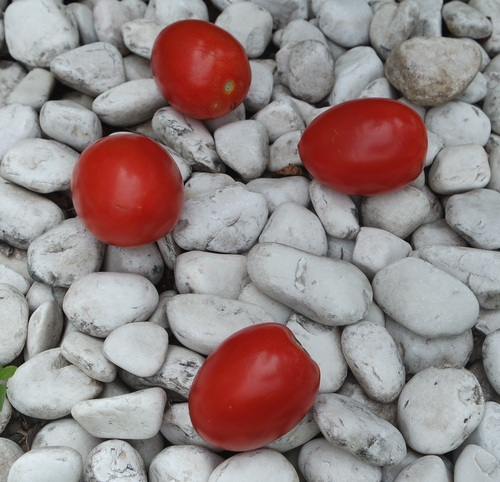
#> input picture jitomates.png, 500 x 482 px
$ python examen.py
#> lines starting #> are read from the running program, lines starting #| are printed output that depends on the picture; after the words box and inside, x2 and y2 are one past the last pixel; in counts of white or black regions, pixels touching at a corner belong together
#Tinoco Videgaray Sergio Ernesto
#5BV1 - INTELIGENCIA ARTIFICIAL

import numpy as np
import matplotlib.pyplot as plt
import cv2 as cv
from scipy.spatial import distance
from operator import indexOf
import math


def crearGrupos(valores_pixel,k,l,n):
    grupos=[]
    #Asigno los grupos de la primer iteracion
    for i in range(k-1):
        grupos.append(np.append(valores_pixel[(l*i):(l*(i+1)),:],np.full((l,1),i),axis=1))
    grupos.append(np.append(valores_pixel[l*(k-1):,:],np.full(((l+n%k),1),k-1),axis=1))
    return grupos

def calcularCentroides(grupos,matriz,k):
    means=matriz   #Matriz de los centroides
    #Calcular medias (centroides)
    for i in range(k):
        for j in range(3):
            #Promedio de cada columna donde el grupo coincida con el cluster
            means[i][j]=np.mean(grupos[:,j][grupos[:,3]==i])
    return means

def calcularDistancias(valores_pixel,centroides,n,k):
    distancias=np.zeros((len(valores_pixel),k)) #Matriz de distancias de los pixeles a los grupos
    indices=np.zeros((len(valores_pixel),1))    #Arreglo de los indices con la menor distancia
    for i in range(n):
        for j in range(k):
            distancias[i][j]=distance.euclidean(valores_pixel[i],centroides[j])
        indices[i]=indexOf(distancias[i],min(distancias[i]))  #Indice del valor menor
    return indices

def clustering(valores_pixel,k):


    n=len(valores_pixel)
    l=(n//k)        #Division entera

    #Crear grupos
    grupos=crearGrupos(valores_pixel,k,l,n)


    #Juntar los grupos en una matriz

    grupos=np.vstack(grupos)

    for i in range(2):  #Iterar 5 veces
        #Calculo los centroides
        centroides=calcularCentroides(grupos,np.zeros((k,3)),k)

        #Calcular distancias de pixeles a cada centroide
        nuevosGpos=calcularDistancias(valores_pixel,centroides,n,k)

        #Reasignar grupos
        for j in range(n):
            grupos[j,3]=nuevosGpos[j]

    #graficarClusters(grupos,centroides,k)
    #Reasignar los valores al de los centroides
    for i in range(k):
        grupos[:,:-1][grupos[:,3]==i]=centroides[i]

    return grupos[:,:-1]

def graficarClusters(img_grupos,centroides,k):

    fig=plt.figure(figsize=(8,8))
    ax=fig.add_subplot(projection="3d")

    colores=['blue','red','green','cyan','yellow','orange','black','pink','brown','purple','olive','#AEBF00','#006E9A','#1818CE','#F6D21C','#A83314']
    #Graficar clusters
    for i in range(k):
        ax.scatter(img_grupos[:,0][img_grupos[:,3]==i],img_grupos[:,1][img_grupos[:,3]==i],img_grupos[:,2][img_grupos[:,3]==i],s=0.5,c=colores[i],label="Color %s" %str(i+1))
    ax.scatter(centroides[:,0],centroides[:,1],centroides[:,2],s=100,c="purple",marker="*")
    plt.title("Clustering de colores")
    plt.xlabel("Canal R")
    plt.ylabel("Canal G")
    ax.set_zlabel("Canal B")
    plt.show()

def K_means(imagen):
    #Obtencion de los canales RGB
    b,g,r=cv.split(imagen)
    b=b.reshape(-1)
    g=g.reshape(-1)
    r=r.reshape(-1)

    k=5    #Numero de clusters
    #Convertir en arreglo de ternas
    valores_pixel=np.array(list(zip(r,g,b)))
    #Aplicar el clustering a los pixeles
    img_segmentada=clustering(valores_pixel,k)
    criteria = (cv.TERM_CRITERIA_EPS + cv.TERM_CRITERIA_MAX_ITER, 10, 1.0)
    ret,label,center=cv.kmeans(np.float32(imagen.reshape((-1,3))),k,None,criteria,10,cv.KMEANS_PP_CENTERS)
    center =np.uint8(center)


    #Redimensionar imagen segmentada
    res = center[label.flatten()]
    img_segmentada = res.reshape((imagen.shape))
    return img_segmentada

def segmentarImagen(imagen):

    #Aplicar Kmeans
    img_kmeans=K_means(imagen)

    img=cv.cvtColor(img_kmeans,cv.COLOR_BGR2RGB)

    gray = cv.cvtColor(img,cv.COLOR_BGR2GRAY)
    ret, thresh = cv.threshold(gray,0,255,cv.THRESH_BINARY_INV+cv.THRESH_OTSU)
    #Eliminar ruido
    kernel = np.ones((3,3),np.uint8)
    opening = cv.morphologyEx(thresh,cv.MORPH_OPEN,kernel, iterations = 2)
    #Remarcar fondo
    sure_bg = cv.dilate(opening,kernel,iterations=4)
    #Remarcar primer plano
    dist_transform = cv.distanceTransform(opening,cv.DIST_L2,5)
    ret, sure_fg = cv.threshold(dist_transform,0.7*dist_transform.max(),255,0)
    # Regiones sin conocer
    sure_fg = np.uint8(sure_fg)
    unknown = cv.subtract(sure_bg,sure_fg)


    ret, markers = cv.connectedComponents(sure_fg)
    markers = markers+1
    markers[unknown==255] = 0

    #Aplicar watershed
    markers = cv.watershed(img,markers)
    img[markers == -1] = [0,0,255]
    img=cv.cvtColor(img,cv.COLOR_RGB2BGR)

    cv.imshow("Imagen Segmentada usando Kmeans",img_kmeans)
    cv.waitKey(0)

    cv.imshow("Imagen Segmentada usando Watershed",img)
    cv.waitKey(0)

    #Remarcar bordes
    rows,cols,_=imagen.shape
    imagen_bordes=np.zeros((rows,cols))
    for i in range(rows):
        for j in range(cols):
            if(markers[i][j]==-1):
                if(i==0 or i==rows-1 or j==0 or j==cols-1):
                    markers[i][j]=1
                else:
                    imagen_bordes[i][j]=255

    return imagen_bordes

def trazarJitomate(img,pixel_inicial):
    pixeles=[]
    pixel_actual=pixel_inicial
    pixeles.append(pixel_actual)
    k=1
    while(1):
        ban=0
        #Recorrer vecinos y verificar que no sean repetidos
        if(img[pixel_actual[0]+k][pixel_actual[1]+k]==255 and not (pixel_actual[0]+k,pixel_actual[1]+k) in pixeles):
            pixeles.append((pixel_actual[0]+k,pixel_actual[1]+k))
            prox_pixel=(pixel_actual[0]+k,pixel_actual[1]+k)
            ban=1
        if(img[pixel_actual[0]-k][pixel_actual[1]-k]==255 and not (pixel_actual[0]-k,pixel_actual[1]-k) in pixeles):
            pixeles.append((pixel_actual[0]-k,pixel_actual[1]-k))
            prox_pixel=(pixel_actual[0]-k,pixel_actual[1]-k)
            ban=1
        if(img[pixel_actual[0]+k][pixel_actual[1]-k]==255 and not (pixel_actual[0]+k,pixel_actual[1]-k) in pixeles):
            pixeles.append((pixel_actual[0]+k,pixel_actual[1]-k))
            prox_pixel=(pixel_actual[0]+k,pixel_actual[1]-k)
            ban=1
        if(img[pixel_actual[0]-k][pixel_actual[1]+k]==255 and not (pixel_actual[0]-k,pixel_actual[1]+k) in pixeles):
            pixeles.append((pixel_actual[0]-k,pixel_actual[1]+k))
            prox_pixel=(pixel_actual[0]-k,pixel_actual[1]+k)
            ban=1
        if(img[pixel_actual[0]+k][pixel_actual[1]]==255 and not (pixel_actual[0]+k,pixel_actual[1]) in pixeles):
            pixeles.append((pixel_actual[0]+k,pixel_actual[1]))
            prox_pixel=(pixel_actual[0]+k,pixel_actual[1])
            ban=1
        if(img[pixel_actual[0]-k][pixel_actual[1]]==255 and not (pixel_actual[0]-k,pixel_actual[1]) in pixeles):
            pixeles.append((pixel_actual[0]-k,pixel_actual[1]))
            prox_pixel=(pixel_actual[0]-k,pixel_actual[1])
            ban=1
        if(img[pixel_actual[0]][pixel_actual[1]+k]==255 and not (pixel_actual[0],pixel_actual[1]+k) in pixeles):
            pixeles.append((pixel_actual[0],pixel_actual[1]+k))
            prox_pixel=(pixel_actual[0],pixel_actual[1]+k)
            ban=1
        if(img[pixel_actual[0]][pixel_actual[1]-k]==255 and not (pixel_actual[0],pixel_actual[1]-k) in pixeles):
            pixeles.append((pixel_actual[0],pixel_actual[1]-k))
            prox_pixel=(pixel_actual[0],pixel_actual[1]-k)
            ban=1
        if(ban==1): #Encontro al menos 1 borde
            k=1
            pixel_actual=prox_pixel
        else:   #Ban == 0 No encontro mas bordes
            if(k<2):
                k+=1
            else:
                break


    return pixeles

def generarJitomates(img):
    rows,cols=img.shape
    jitomates=[]
    k=-1
    #Recorro la imagen
    for i in range(rows):
        for j in range(cols):
            if (img[i][j]==255):  #Si encuentra un borde
                if(k==-1):
                    jitomate=trazarJitomate(img,(i,j))
                    k=0
                    jitomates.append(jitomate)
                    #print(len(jitomate))
                else:
                    b=0
                    for jit in jitomates:
                        if((i,j) not in jit):    #Jitomate nuevo
                            b+=1
                    if(b==k+1):
                        jitomates.append(trazarJitomate(img,(i,j)))
                        k+=1
    return jitomates

def generarLineas(jitomates):
    distancias=[]   #Lista de longitudes
    x1,x2,y1,y2=0,0,0,0 #Coordenadas de cada par de puntos
    lineas=[]   #Lista para los segmentos
    alpha=-1    #Angulo
    coordenadasDicc={"x":[],"y":[]} #Diccionario con las coordenadas
    for k in range(len(jitomates)):
        max_distance=5
        for i in range(len(jitomates[k])):
            for j in range(i+1,len(jitomates[k])):
                distance=math.dist(jitomates[k][i],jitomates[k][j])
                if(distance>max_distance):
                    x1,x2,y1,y2=jitomates[k][i][1],jitomates[k][j][1],jitomates[k][i][0],jitomates[k][j][0]
                    if(x1!=x2):
                        alpha=angulo(np.array([x1,y1]),np.array([x2,y2]))
                    if(40>=alpha>36 or alpha==0):
                        coordenadasDicc.update({"x":[x1,x2],"y":[y1,y2]})
                        max_distance=distance
        distancias.append(max_distance)
        coordenadasCpy=coordenadasDicc.copy()
        lineas.append(coordenadasCpy)
    return lineas,distancias

def angulo(a, b):
    angulo = round(np.degrees(np.arctan((-a[1]+b[1])/(a[0]-b[0]))), 1)
    return angulo

def visualizarResultado(img,lineas,longitudes):
    img=cv.cvtColor(img,cv.COLOR_RGB2BGR)
    fig, ax = plt.subplots()
    plt.gca().invert_yaxis()
    im = ax.imshow(img)
    print("Coordenadas")
    for linea in lineas:
        print("(",linea["x"][0],linea["y"][0],")\t(",linea["x"][1],linea["y"][1],")")
    ax.set_axis_off()
    ax.set_title("Imagen Resultante")
    #Calcular puntos medios
    pm1=[((lineas[1]["x"][0]+lineas[1]["x"][1])/2),((lineas[1]["y"][0]+lineas[1]["y"][1])/2)]
    pm2=[((lineas[3]["x"][0]+lineas[3]["x"][1])/2),((lineas[3]["y"][0]+lineas[3]["y"][1])/2)]

    #Plotear las lineas 1 y 3
    ax.plot(lineas[1]["x"], lineas[1]["y"],linewidth=2, color='y')
    ax.plot(lineas[3]["x"], lineas[3]["y"],linewidth=2, color='y')

    #Mostrar las longitudes de las lineas
    ax.annotate(str(round(longitudes[1],0)), (pm1[0], pm1[1]))
    ax.annotate(str(round(longitudes[3],0)), (pm2[0], pm2[1]))
    plt.show()


def main():
    img=cv.imread('jitomates.png')
#> img is the input picture: shape (482, 500, 3); mean B, G, R 132.9, 133.5, 148.4

    img_segmentada=segmentarImagen(img)
#> in K_means, `b,g,r=cv.split(imagen)`:
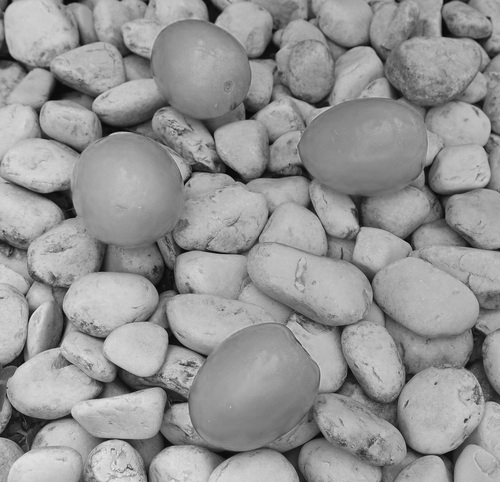
#> r: shape (482, 500); min 1, max 234, mean 148.4
#> in clustering, `n=len(valores_pixel)`: n = 241000
#> in clustering, `l=(n//k)`: l = 48200
#> after the loop in crearGrupos, `for i in range(k-1):`: grupos = 4 items
#> in clustering, `grupos=crearGrupos(valores_pixel,k,l,n)`: grupos = 5 items
#> in K_means, `ret,label,center=cv.kmeans(np.float32(imagen.reshape((-1,3))),k,None,c..`: ret = 144813238.9; center = [[156.6, 156.1, 153.4], [29.47, 35.97, 142.2], [194.4, 192.1, 186.1], [102.3, 104.3, 109.4], [41.58, 43.8, 47.82]]
#> in K_means, `center =np.uint8(center)`: center = [[156, 156, 153], [29, 35, 142], [194, 192, 186], [102, 104, 109], [41, 43, 47]]
#> in segmentarImagen, `ret, thresh = cv.threshold(gray,0,255,cv.THRESH_BINARY_INV+cv.THRESH_O..`:
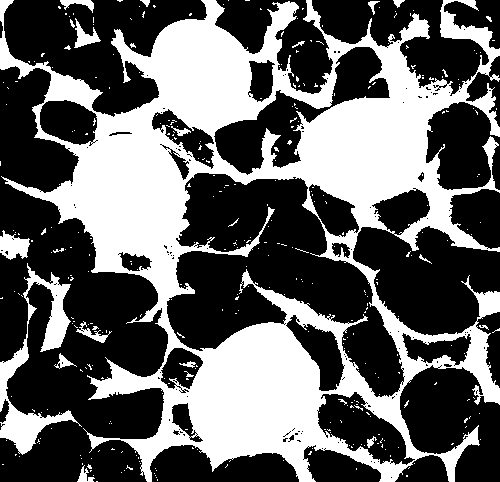
#> thresh: shape (482, 500); 38.8% white; 353 white regions (332 under 20 px), largest, box (x1, y1, x2, y2) and area: (0, 0, 500, 482) 86500, (0, 263, 82, 455) 3784, (0, 230, 30, 260) 565
#> in segmentarImagen, `ret, thresh = cv.threshold(gray,0,255,cv.THRESH_BINARY_INV+cv.THRESH_O..`: ret = 104
#> in segmentarImagen, `kernel = np.ones((3,3),np.uint8)`: kernel = [[1, 1, 1], [1, 1, 1], [1, 1, 1]]
#> in segmentarImagen, `opening = cv.morphologyEx(thresh,cv.MORPH_OPEN,kernel, iterations = 2)`: opening: shape (482, 500); 35.5% white; 61 white regions, largest, box (x1, y1, x2, y2) and area: (13, 0, 297, 351) 28236, (91, 322, 372, 482) 18894, (189, 35, 480, 249) 18704
#> in segmentarImagen, `sure_bg = cv.dilate(opening,kernel,iterations=4)`: sure_bg: shape (482, 500); 52.8% white; 14 black regions (3 under 20 px), largest, box (x1, y1, x2, y2) and area: (0, 72, 500, 482) 83457, (281, 0, 500, 108) 9889, (0, 0, 202, 110) 9732
#> in segmentarImagen, `ret, sure_fg = cv.threshold(dist_transform,0.7*dist_transform.max(),25..`: sure_fg: shape (482, 500) float32; 1.8% white; 4 white regions, box (x1, y1, x2, y2) and area: (227, 362, 281, 418) 1761, (110, 172, 148, 216) 1198, (338, 137, 389, 166) 1048, (189, 58, 213, 91) 442
#> in segmentarImagen, `ret, sure_fg = cv.threshold(dist_transform,0.7*dist_transform.max(),25..`: ret = 39.15
#> in segmentarImagen, `unknown = cv.subtract(sure_bg,sure_fg)`:
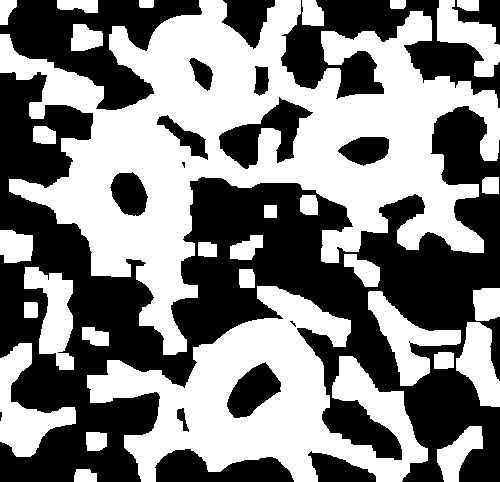
#> unknown: shape (482, 500); 51% white; 18 black regions (3 under 20 px), largest, box (x1, y1, x2, y2) and area: (0, 72, 500, 482) 83457, (281, 0, 500, 108) 9889, (0, 0, 202, 110) 9732
#> in segmentarImagen, `ret, markers = cv.connectedComponents(sure_fg)`: markers: shape (482, 500) int32; 5 distinct labels, from 0 to 4
#> in segmentarImagen, `ret, markers = cv.connectedComponents(sure_fg)`: ret = 5
#> in segmentarImagen, `markers = markers+1`: markers: shape (482, 500) int32; 5 distinct labels, from 1 to 5
#> in segmentarImagen, `markers[unknown==255] = 0`:
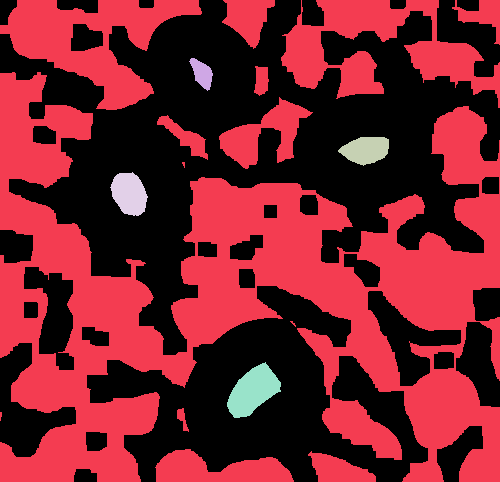
#> markers: shape (482, 500) int32; 6 distinct labels, from 0 to 5; one colour per label, 0 black
#> in segmentarImagen, `markers = cv.watershed(img,markers)`: markers: shape (482, 500) int32; 6 distinct labels, from -1 to 5
#> in segmentarImagen, `img[markers == -1] = [0,0,255]`: img: shape (482, 500, 3); mean R, G, B 146.3, 131.4, 134.2
#> in segmentarImagen, `imagen_bordes=np.zeros((rows,cols))`: imagen_bordes: shape (482, 500) float64; every value is 0
#> after the loop in segmentarImagen, `for i in range(rows):`:
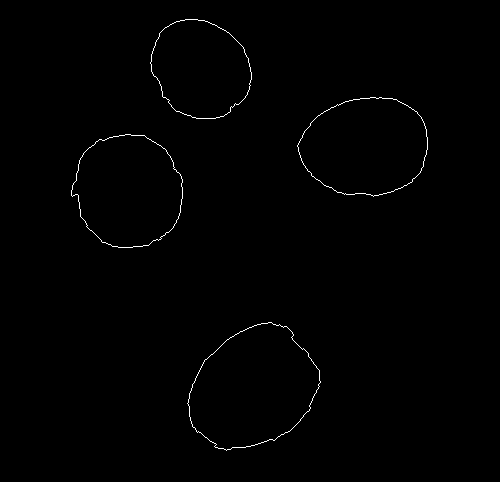
#> imagen_bordes: shape (482, 500) float64; 0.55% white in thin lines or dots, all inside (x1, y1, x2, y2) = (71, 19, 428, 451)
#> after the loop in segmentarImagen, `for i in range(rows):`:
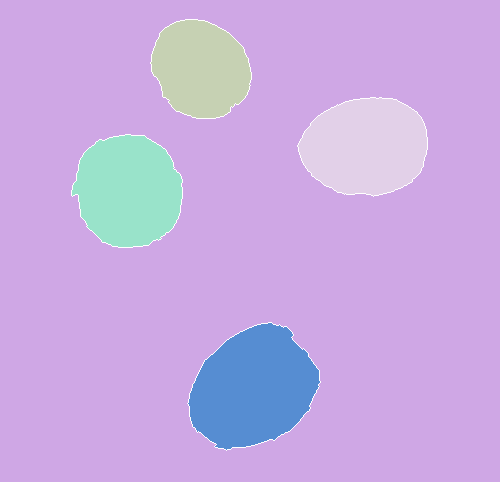
#> markers: shape (482, 500) int32; 6 distinct labels, from -1 to 5; one colour per label, 0 black, -1 white

    cv.imshow("Imagen segmentada con bordes",img_segmentada)
    cv.waitKey(0)

    jitomates=generarJitomates(img_segmentada)
#> after the loop in generarJitomates, `for i in range(rows):`: jitomate = 290 pairs, first value 19 to 118, second value 150 to 251; jitomates = 4 items; k = 3
#> jitomates = 4 items

    lineas,distancias=generarLineas(jitomates)
#> the loop in generarLineas, `for k in range(len(jitomates)):` made 4 passes
    visualizarResultado(img,lineas,distancias)
#> the loop in visualizarResultado, `for linea in lineas:` made 4 passes
#> linea on passes 1 to 4: {'x': [249, 150], 'y': [63, 63]}, {'x': [427, 297], 'y': [145, 145]}, {'x': [182, 71], 'y': [190, 190]}, {'x': [305, 196], 'y': [350, 431]}
#| ( 249 63 )	( 150 63 )
#| ( 427 145 )	( 297 145 )
#| ( 182 190 )	( 71 190 )
#| ( 305 350 )	( 196 431 )
#> in visualizarResultado, `plt.show()`:
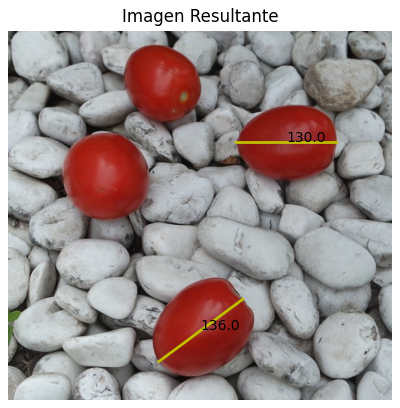
#> figure drawn by matplotlib, 1 panel


if __name__ == "__main__":
    main()
